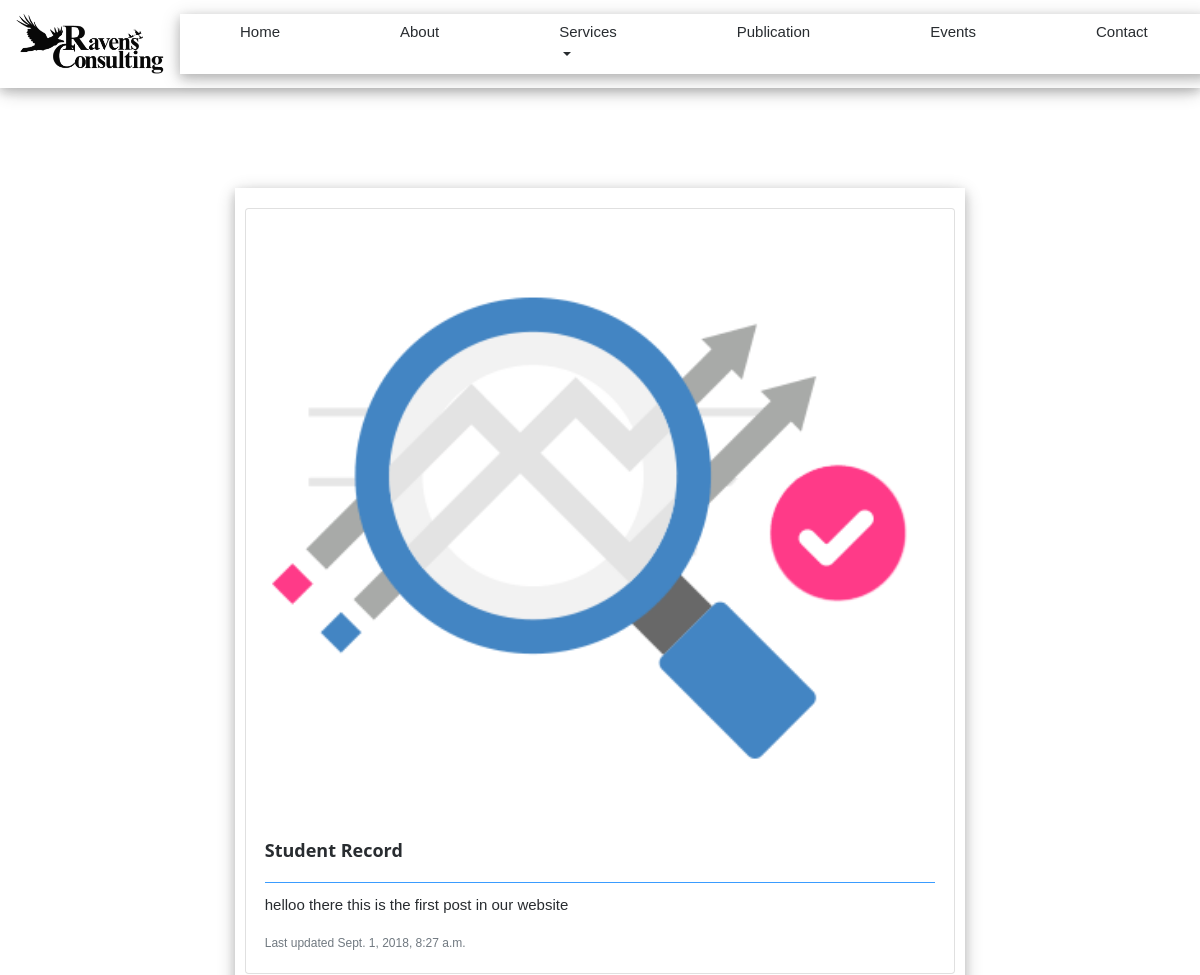
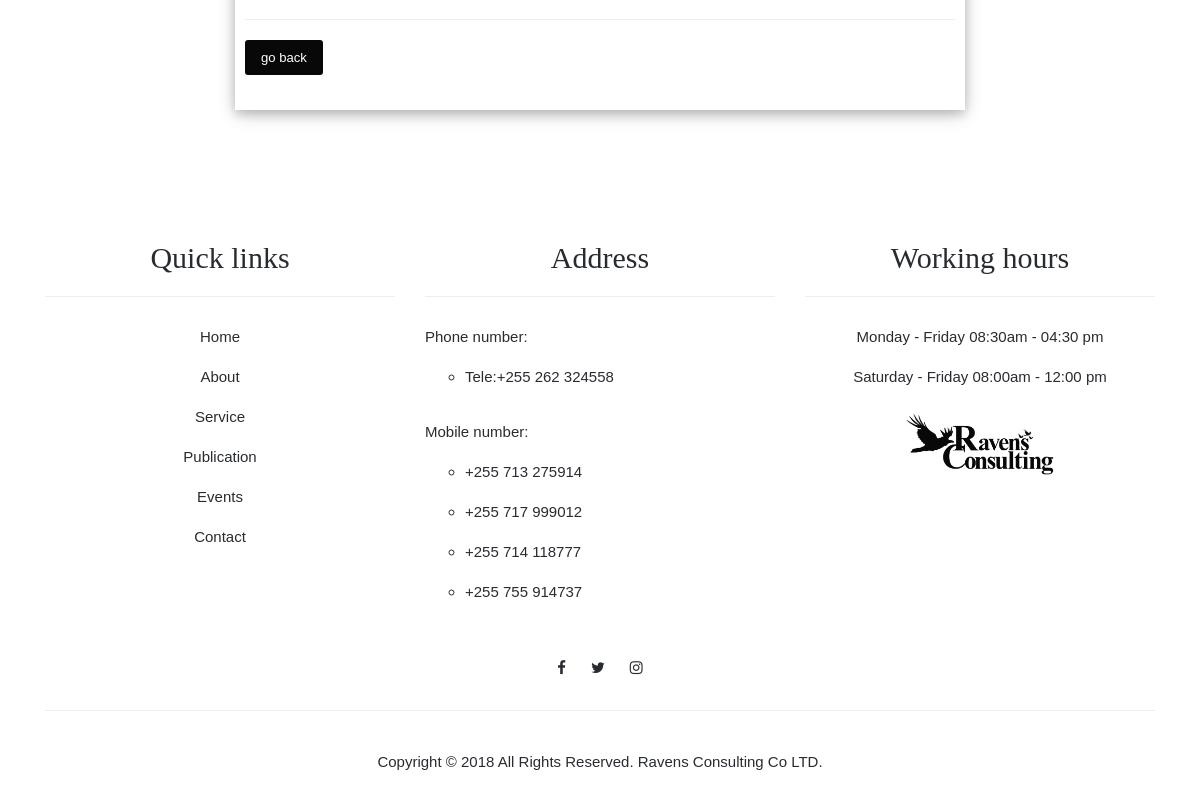
Page /details/1/ on the committed database (2 pictures, top to bottom).
### ravensPage/models.py (models this page shows, shortened)
class Events(models.Model):
    heading = models.CharField(max_length=200)
    body = models.TextField()
    created_at = models.DateTimeField(default = datetime.now, blank=True)
    class Meta:
        verbose_name_plural = "Events"

### ravensPage/views.py (the view)
# urls.py: url(r'^details/(?P<id>\d+)/$', page.details, name="details"),
def details(request, id):
    full_details = Events.objects.get(id = id)
    context = {
        'myEventDetails': full_details
    }
    details_template = 'ravens_consulting/details.html'
    return render(request, details_template, context)

### ravensPage/templates/ravens_consulting/details.html (shortened to what this page needs)
{% extends "ravens_consulting/base.html" %}
{% block contents %}
<div class="ravens_content">
  {% include "ravens_consulting/header.html" %}
  <div class="event_container">
    <div class="container">
      <div class="row">
        <div class="col-md-2">
        </div>
        <div class="col-md-8">
          <div class="event_details w3-card-4">
            <div class="card mb-3">
              <img class="card-img-top" src="/static/images/analyses.png" alt="Card image cap">
              <div class="card-body">
                <h5 class="card-title">{{myEventDetails.heading}}</h5>
                <p class="card-text">{{myEventDetails.body}}</p>
                <p class="card-text"><small class="text-muted">Last updated {{myEventDetails.created_at}}</small></p>
              </div>
            </div>
            <hr>
                <a href="/ravens_consulting/home/" class="w3-btn btn-sm w3-black w3-text-white">go back</a>
          </div>
        </div>
        <div class="col-md-2">
        </div>
      </div>
    </div>
  </div>
  {% include "ravens_consulting/footer.html" %}
</div>
{% endblock %}

### ravensPage/static/css/ravensfile.css (style rules this page uses)
html { box-sizing:border-box }
*,*:before,*:after { box-sizing:inherit }
html { -ms-text-size-adjust:100%;-webkit-text-size-adjust:100% }
body { margin:0 }
a { background-color:transparent;-webkit-text-decoration-skip:objects }
small { font-size:80% }
img { border-style:none }
hr { box-sizing:content-box;height:0;overflow:visible }
html,body { font-family:Verdana,sans-serif;font-size:15px;line-height:1.5 }
html { overflow-x:hidden }
h5 { font-size:18px }
h1,h2,h3,h4,h5,h6 { font-family:"Segoe UI",Arial,sans-serif;font-weight:400;margin:10px 0 }
hr { border:0;border-top:1px solid #eee;margin:20px 0 }
img { vertical-align:middle }
a { color:inherit }
.w3-btn,.w3-button { border:none;display:inline-block;padding:8px 16px;vertical-align:middle;overflow:hidden;text-decoration:none;color:inherit;background-color:inherit;text-align:center;cursor:pointer;white-space:nowrap }
.w3-btn,.w3-button { -webkit-touch-callout:none;-webkit-user-select:none;-khtml-user-select:none;-moz-user-select:none;-ms-user-select:none;user-select:none }
.w3-card-4,.w3-hover-shadow:hover { box-shadow:0 4px 10px 0 rgba(0,0,0,0.2),0 4px 20px 0 rgba(0,0,0,0.19) }
.w3-black,.w3-hover-black:hover { color:#fff!important;background-color:#000!important }
.w3-text-white,.w3-hover-text-white:hover { color:#fff!important }

### ravensPage/static/css/css.css (style rules this page uses)
.ravens_content { display: none; }
.event_container { padding: 100px 0px; }
.event_container h5 { font-weight: bold; border-bottom: 1px solid #3399ff; padding-bottom: 20px; text-transform: capitalize; }
.event_container a { text-decoration: none; }
.event_details { padding: 20px 10px; }

### rows in the picture
Events: heading "Student Record", body "helloo there this is the first post in our website", created_at "Sept. 1, 2018, 8:27 a.m."
